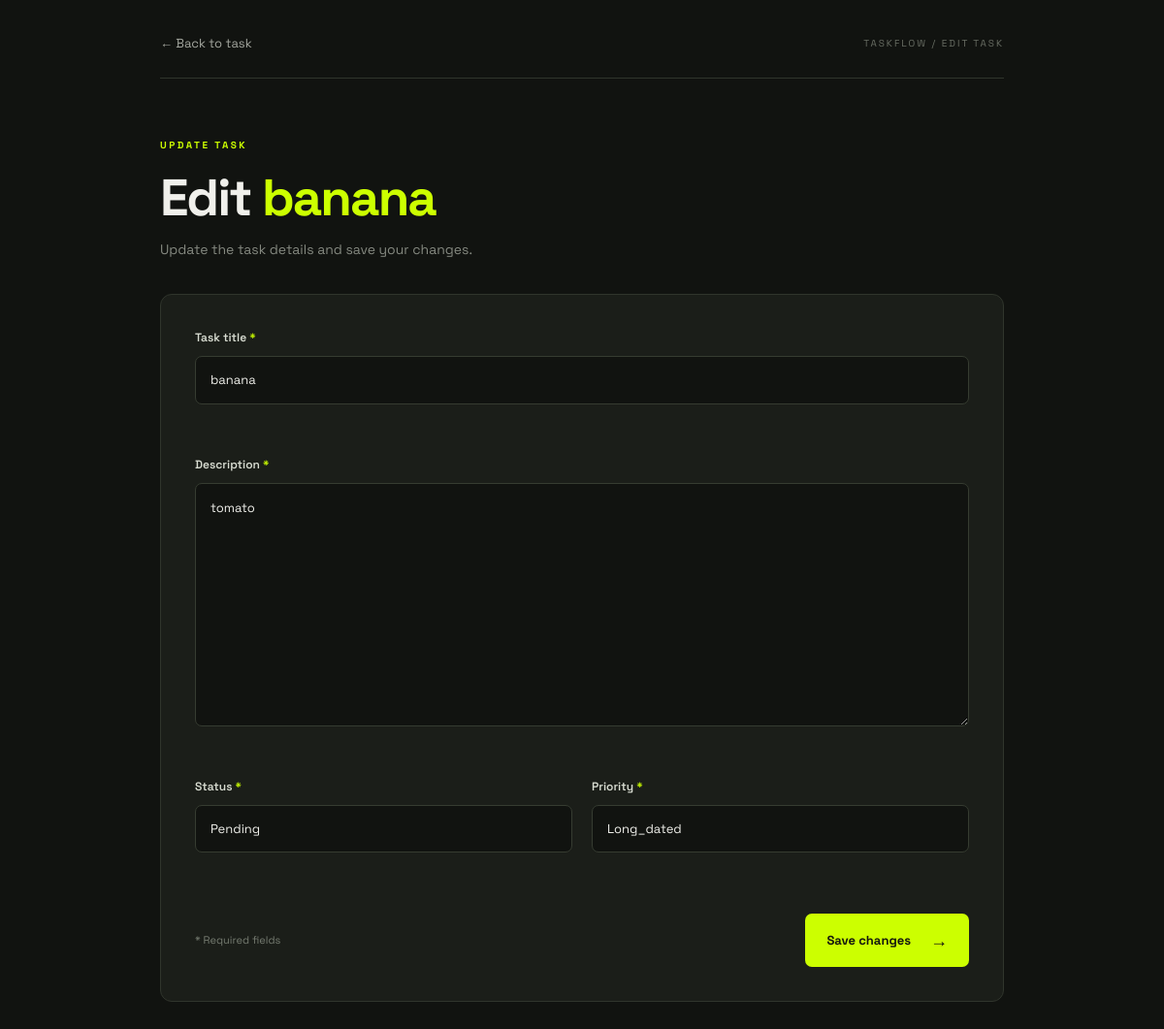
Page /task/4/update/ (signed in) on the earlier database version.
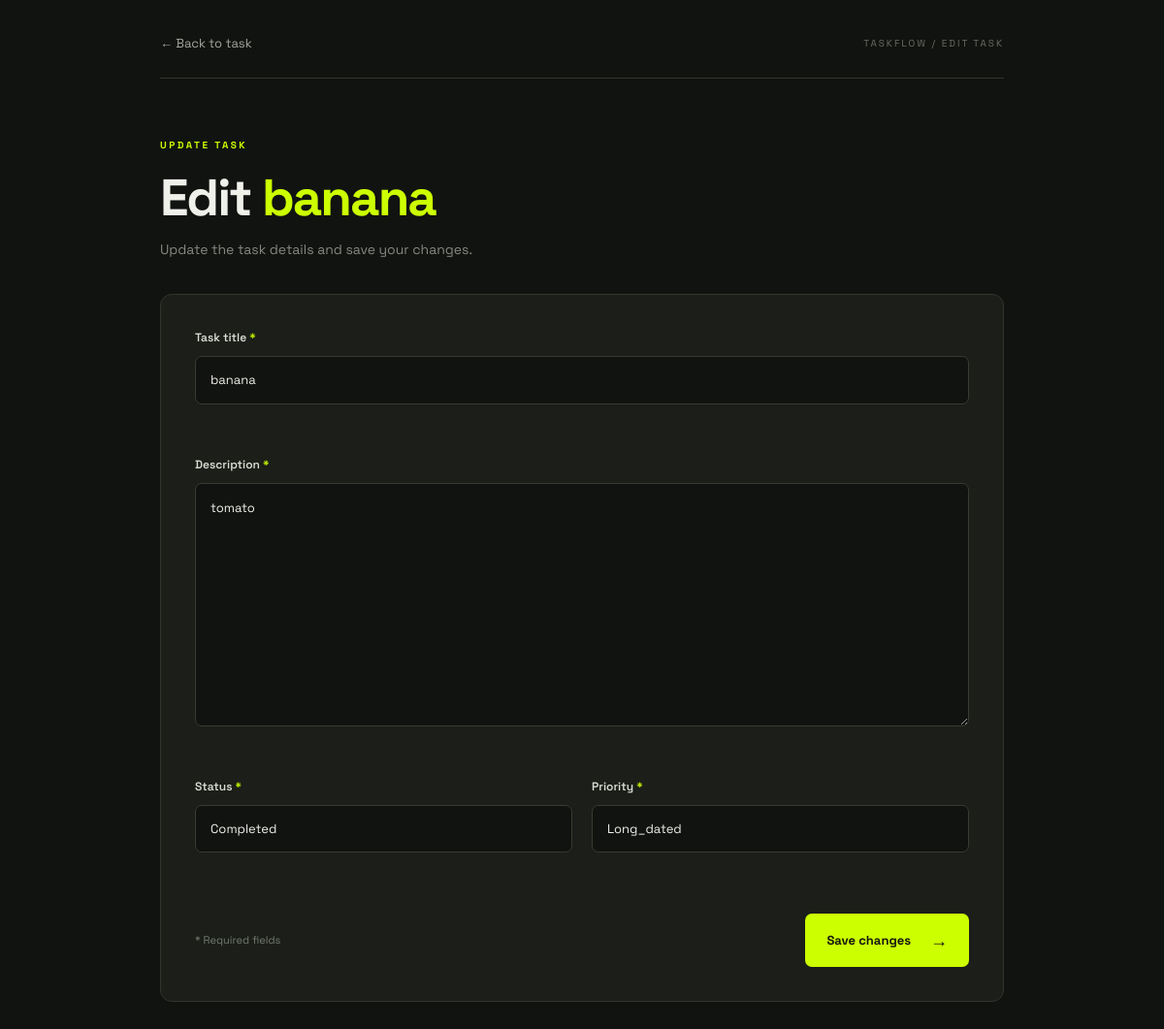
Same page on the later database version.
### tasks_app/models.py (models this page shows, shortened)
class Task(models.Model):
    STATUS_CHOICES = [
        ('Pending', 'Pending'),
        ('In Progress', 'In Progress'),
        ('Completed', 'Completed'),
    ]
    PRIORITY_CHOICES = [
        ('Essential', 'Essential'),
        ('Basicly on nearest time', 'Basicly on nearest time'),
        ('Long_dated', 'Long_dated'),
    ]
    title = models.CharField(max_length=100)
    description = models.TextField()
    started_time = models.DateTimeField(auto_now_add=True)
    completed_time = models.DateTimeField(null=True, blank=True)
    status = models.CharField(max_length=20, choices=STATUS_CHOICES)
    priority = models.CharField(max_length=25, choices=PRIORITY_CHOICES)
    author = models.ForeignKey('auth.User', on_delete=models.CASCADE, null=True, blank=True)

### tasks_app/views.py (the view)
# urls.py: path('task/<int:pk>/update/', views.TaskUpdateView.as_view(), name='task_update'),
class TaskUpdateView(LoginRequiredMixin, UpdateView):
    model = Task
    template_name = 'task_update.html'
    success_url = reverse_lazy('task_list')
    form_class = TaskForm

### tasks_app/forms.py
class TaskForm(forms.ModelForm):
    class Meta:
        model = Task
        fields = ['title', 'description', 'status', 'priority']
        widgets = {
            'title': forms.TextInput(attrs={'class': 'form-control'}),
            'description': forms.Textarea(attrs={'class': 'form-control'}),
            'status': forms.Select(attrs={'class': 'form-control'}),
            'priority': forms.Select(attrs={'class': 'form-control'}),
        }

### templates/task_update.html (shortened to what this page needs)
{% extends 'base.html' %}
{% load static %}
{% block content %}
<div class="create-page">
    <div class="create-navigation">
        <a href="{% url 'task_detail' task.pk %}" class="back-link">← Back to task</a>
        <span class="page-label">TASKFLOW / EDIT TASK</span>
    </div>
    <div class="create-header">
        <span class="eyebrow">UPDATE TASK</span>
        <h1>Edit <span>{{ task.title }}</span></h1>
        <p>Update the task details and save your changes.</p>
    </div>
    <div class="create-form-container">
        <form method="POST" class="task-create-form">
            <div class="form-group">
                <label for="{{ form.title.id_for_label }}">Task title <span>*</span></label>
                {{ form.title }}
            </div>
            <div class="form-group">
                <label for="{{ form.description.id_for_label }}">Description <span>*</span></label>
                {{ form.description }}
            </div>
            <div class="form-row">
                <div class="form-group">
                    <label for="{{ form.status.id_for_label }}">Status <span>*</span></label>
                    {{ form.status }}
                </div>
                <div class="form-group">
                    <label for="{{ form.priority.id_for_label }}">Priority <span>*</span></label>
                    {{ form.priority }}
                </div>
            </div>
            <div class="form-actions">
                <span class="required-note">* Required fields</span>
                <button type="submit" class="submit-task-btn">Save changes <span>→</span></button>
            </div>
        </form>
    </div>
</div>
{% endblock %}

Differences in the rows shown:
changed Task "banana": status "Pending" → "Completed"
